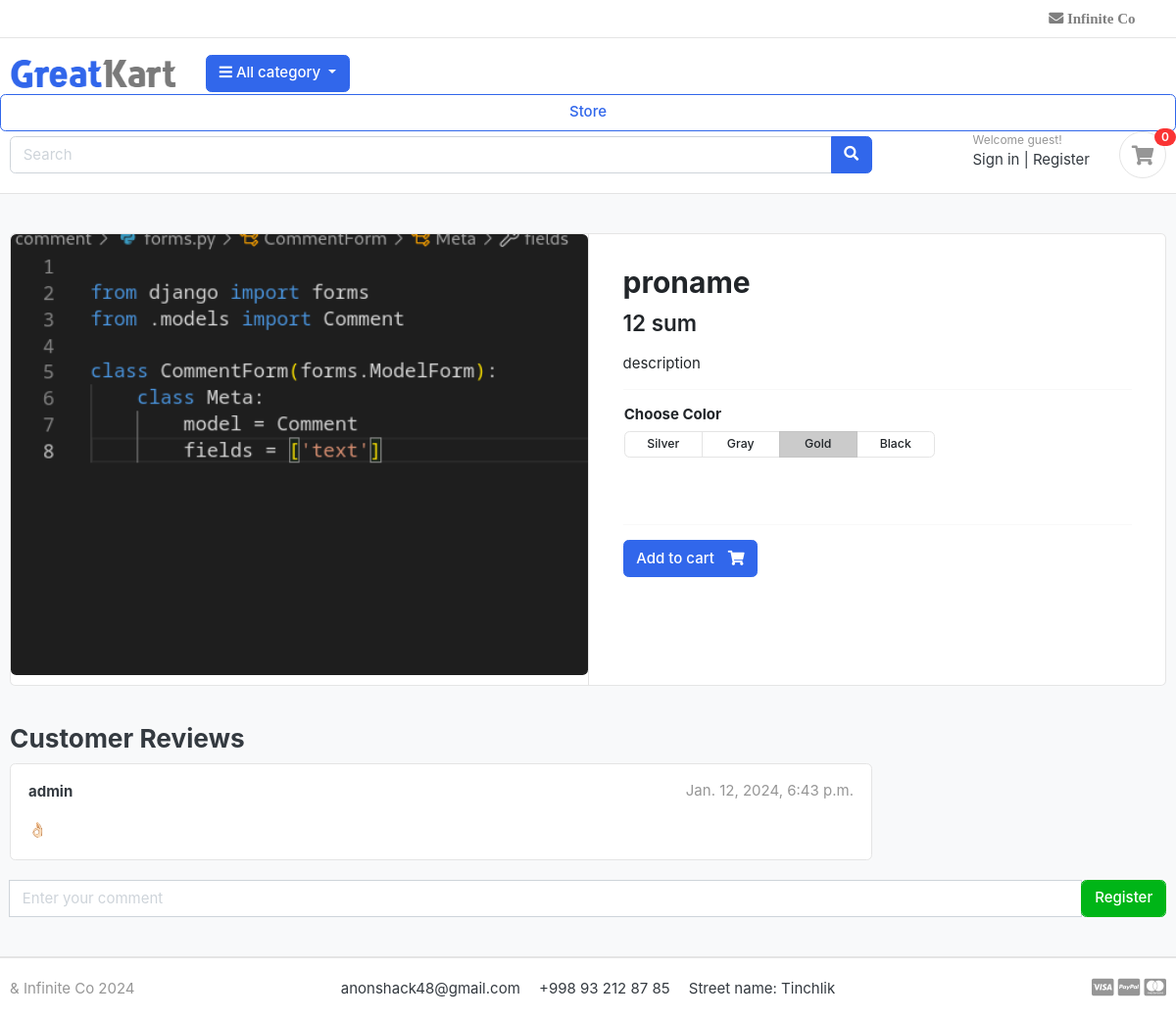
The page /store/category/proname on the database its author committed.
### store/models.py (models this page shows, shortened)
class Product(models.Model):
    name = models.CharField(max_length=100, unique=True)
    slug = models.SlugField(max_length=100, unique=True)
    description = models.TextField(max_length=500, blank=True)
    price = models.IntegerField()
    image = models.ImageField(upload_to = 'photoes/products')
    stock = models.IntegerField()
    is_available = models.BooleanField(default=True)
    category = models.ForeignKey(Category, on_delete=models.CASCADE)
    created_date = models.DateTimeField(auto_now_add=True)
    modified_date = models.DateTimeField(auto_now=True)

### comment/models.py (models this page shows, shortened)
class Comment(models.Model):
    product = models.ForeignKey('store.Product', on_delete=models.CASCADE, blank=True, null=True)
    user = models.ForeignKey(get_user_model(), on_delete=models.CASCADE, blank=True, null=True)
    text = models.TextField()
    created_at = models.DateTimeField(default=timezone.now)

### login/models.py (models this page shows)
class CustomUser(AbstractUser):
    gender_choices = [
        ('M', 'Male'),
        ('F', 'Female'),
    ]
    gender = models.CharField(max_length=1, choices=gender_choices)
    city = models.CharField(max_length=255)
    country = models.CharField(max_length=255)

### store/views.py (the view, shortened to what this page needs)
# urls.py: path('<slug:category_slug>/<slug:product_slug>', product_detail, name="product_detail"),
def product_detail(request, category_slug, product_slug):
    product = get_object_or_404(Product, slug=product_slug, category__slug=category_slug)
    cart_in = CartItem.objects.filter(cart__session_id=_cart_id(request), product=product).exists()
    context = {
        'product': product,
        'cart_in': cart_in
    }
    context["comments"] = Comment.objects.filter(product=product)
    return render(request, 'product_detail.html', context)

### cart/context_processors.py (called while the page is built)
def counter(request):
    cart_count = 0
    if 'admin' in request.path:
        return {}
    else:
        try:
            cart = Cart.objects.get(session_id=_cart_id(request))
            cart_items = CartItem.objects.filter(cart=cart)
            for cart_item in cart_items:
                cart_count += cart_item.quantity
        except ObjectDoesNotExist:
            cart_count = 0
    return dict(cart_count=cart_count)

### cart/views.py (called while the page is built)
def _cart_id(request):
    cart = request.session.session_key
    if not cart:
        cart = request.session.create()
    return cart

### main/context_processors.py (called while the page is built)
def menu_links(request):
    categories = Category.objects.all()
    return dict(categories=categories)

### main/models.py (called while the page is built)
    def get_url(self):
        return reverse('products_by_category', args=[self.slug])

### templates/product_detail.html (shortened to what this page needs)
  {% extends 'base.html' %}
  {% load static %}
  {% block content %}
  <section class="section-content padding-y bg">
    <div class="container">
      <div class="card">
        <div class="row no-gutters">
          <aside class="col-md-6">
            <article class="gallery-wrap">
              <div class="img-big-wrap">
                <a href="#"><img src="{{product.image.url}}"></a>
              </div>
            </article>
          </aside>
          <main class="col-md-6 border-left">
            <article class="content-body">
              <h2 class="title">{{product.name}}</h2>
              <div class="mb-3">
                <var class="price h4">{{product.price}} sum</var>
              </div>
              <p>{{product.description}}</p>
              <hr>
              <div class="row">
                <div class="item-option-select">
                  <h6>Choose Color</h6>
                  <div class="btn-group btn-group-sm btn-group-toggle" data-toggle="buttons">
                    <label class="btn btn-light">
                      <input type="radio" name="radio_color"> Silver
                    </label>
                    <label class="btn btn-light">
                      <input type="radio" name="radio_color"> Gray
                    </label>
                    <label class="btn btn-light active">
                      <input type="radio" name="radio_color checked"> Gold
                    </label>
                    <label class="btn btn-light">
                      <input type="radio" name="radio_color"> Black
                    </label>
                  </div>
                </div>
              </div>
              <div class="row">
                <div class="item-option-select">
                </div>
              </div>
              <hr>
              {% if product.stock > 0 %}
              {% if cart_in %}
              <a href="#" class="btn btn-success">
                <span class="text">Added to </span>
                <i class="fa fa-check"></i>
              </a>
              <a href="{% url 'cart' %}" class="btn btn-outline-success">
                <span class="text">View cart</span>
                <i class="fa fa-eye"></i>
              </a>
              {% else %}
              <a href="{% url 'cart_add' product.id %}" class="btn  btn-primary">
                <span class="text">Add to cart </span>
                <i class="fas fa-shopping-cart"></i>
              </a>
              {% endif %}
              {% else %}
              <h5 class="text-danger">Out of stock</h5>
              {% endif %}
            </article>
          </main>
        </div>
      </div>
      <br>
      <div class="row">
        <div class="col-md-9">
          <header class="section-heading">
            <h3>Customer Reviews </h3>
            {% for comment in comments %}
              <article class="box mb-3">
            <div class="icontext w-100">
              <div class="text">
                <span class="date text-muted float-md-right">{{ comment.created_at }}</span>
                <h6 class="mb-1">{{ comment.user }}</h6>
              </div>
            </div>
            <div class="mt-3">
              <p>{{ comment.text }}</p>
            </div>
          </article>
          {% endfor %}
        </div>
      </div>
      <form class="comment" method="post">
        <div class="input-group w-100">
            <input type="text" class="form-control" style="width:60%;" placeholder="Enter your comment" name="text">
            <div class="input-group-append">
              {% if request.user.is_authenticated %}
                <button type="submit" class="form-control btn btn-success">Send</button>
              {% else %}
                <a href="{% url 'register' %}"><button type="submit" class="form-control btn btn-success">Register</button></a>
              {% endif %}
            </div>
        </div>
    </form>
    </div>
  </section>
  {% endblock %}

### static/css/ui.css (style rules this page uses)
html { font-family: "Inter", sans-serif; font-size: 15px; }
.content-body { flex: 1 1 auto; padding: 2rem 2.3rem; }
.padding-y { padding-top: 40px; padding-bottom: 40px; }
var { font-style: normal; }
article:after, .form-group:after { display: block; clear: both; content: ""; }
.bg { background-color: #f8f9fa; }
.section-heading { margin-bottom: 20px; margin-top: 15px; }
p:last-child { margin-bottom: 0; }
.btn-light { background-color: #fff; border-color: #e4e4e4; }
.btn .text + i { margin-left: 10px; }
.icontext { display: inline-flex; align-items: center; vertical-align: middle; }
.icontext .text { width: 100%; line-height: 1.2; }
.price { font-weight: 600; color: #212529; }
.box { padding: 18px; background: #fff; border-radius: 0.37rem; border: 1px solid #e4e4e4; }
.gallery-wrap .img-big-wrap { margin-bottom: 10px; border-radius: 0.37rem; overflow: hidden; background-color: #fff; }
.gallery-wrap .img-big-wrap a { text-align: center; display: block; }
.gallery-wrap .img-big-wrap img { height: 450px; width: auto; display: inline-block; }
.item-option-select { margin-bottom: 1rem; display: inline-block; margin-right: 15px; }
.item-option-select .btn { min-width: 80px; }

### rows shown on the page
Product: image (picture), name "proname", price "12", description "description"
Comment: created_at "Jan. 12, 2024, 6:43 p.m.", user "admin", text "👌🏻"

### other values the page prints
{{ cart_count }} "0"
